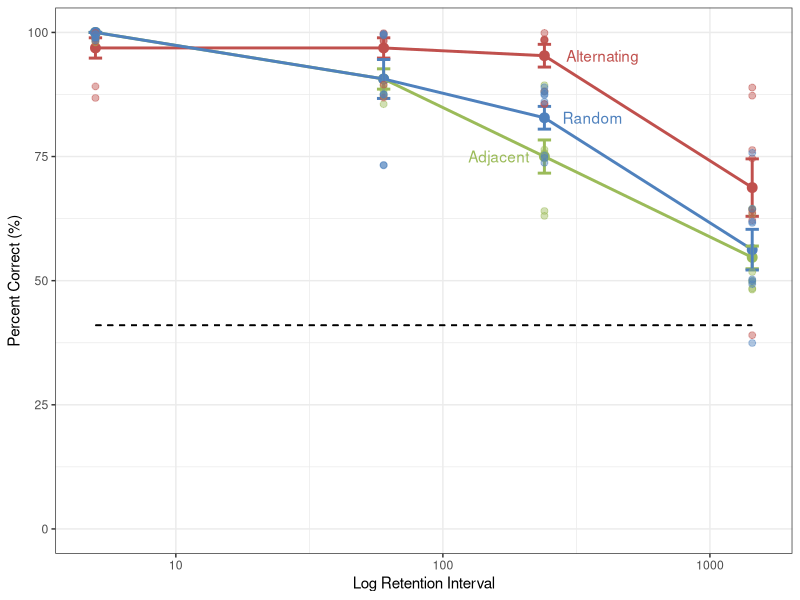

Recreate this plot in R. (Note: this script raises an error after producing the figure.)
## ---- chunk 1
library(formatR)
library(knitr)
knitr::opts_chunk$set(echo = TRUE)
opts_chunk$set(echo = TRUE)
opts_chunk$set(tidy.opts=list(width.cutoff=50),tidy=TRUE)
## ---- chunk 2
library(readr)
library(tidyr)
library(dplyr)
library(ggplot2)
## ---- chunk 3
rdata <- read_csv("thesisexp1.csv")
rdata$Pattern <- factor(rdata$Pattern)
## ---- chunk 4
rdata2 <- rdata %>%
    group_by(Pattern, RI, Rat) %>%
    summarize(mean1 = mean(PercentCorrect))

rdata3 <- rdata %>%
    group_by(Pattern, RI, Rat) %>%
    summarize(mean1 = mean(PercentCorrect)) %>%
    group_by(Pattern, RI) %>%
    summarize(mean2 = mean(mean1), stderror = sd(mean1)/sqrt(8))
## ---- chunk 5
png(filename = "revamp.png",
    type = "cairo", 
    units = "in", 
    width = 8,
    height = 8,
    pointsize = 8, 
    res = 300)

rdata3 %>%
    ggplot(aes(x = RI, 
               y = mean2, 
               group = Pattern, 
               color = Pattern)) +
    geom_point(size = 3) +
    geom_line(size = 1) +
    geom_errorbar(ymin = rdata3$mean2 - rdata3$stderror, 
                  ymax = rdata3$mean2 + rdata3$stderror, 
                  width = 0.05,
                  size = 1) +
    geom_text(data = rdata3[rdata3$RI == "240",], 
              aes(label = Pattern), 
              hjust = c(1.25, -0.3, -0.3)) +
    geom_jitter(data = rdata2, 
                aes(y = mean1),
                size = 2,
                alpha = 0.45,
                width = 0,
                height = 2) +
    scale_x_log10() +
    scale_y_continuous(limits = c(0, 100)) +
    scale_color_manual(values = c("#9bbb59", "#c0504d", "#4f81bd")) +
    labs(x = "Log Retention Interval", y = "Percent Correct (%)") +
    geom_line(y = 41, colour = "black", linetype = 2) +
    guides(colour = "none") +
    theme_bw()

dev.off()
## ---- chunk 6
knitr::include_graphics('/img/bostonsky.JPG')
